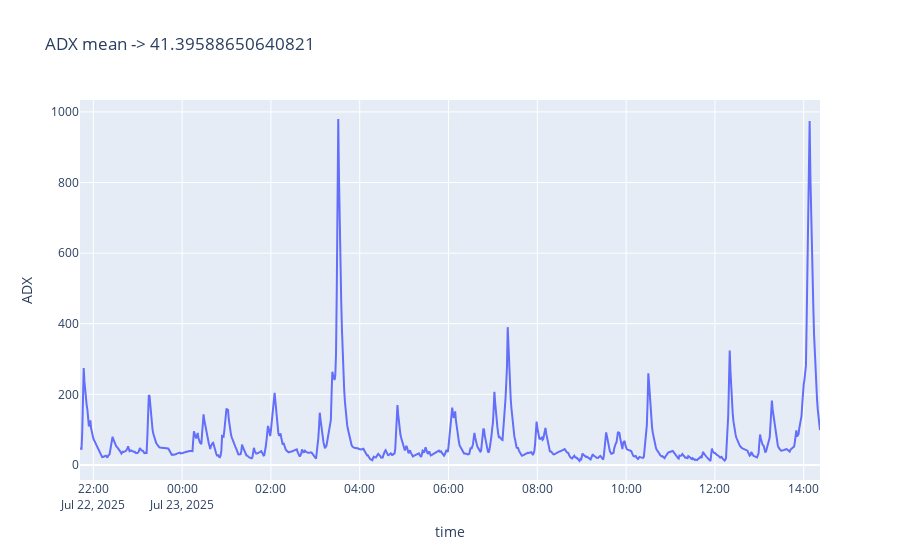

The code cell stored with this chart in its notebook:
### Code cell
plot_Onto(df,adx)

### Figure 1 — Plotly figure (JSON) as saved in the notebook; plotly's stock layout.template omitted (floating-point values rounded to 4 significant figures; data arrays with more than 128 entries replaced by an {"elided": "..."} marker saying what was removed)
{"data": [{"hovertemplate": "time=%{x}<br>ADX=%{y}<extra></extra>", "legendgroup": "", "line": {"color": "#636efa", "dash": "solid"}, "marker": {"symbol": "circle"}, "mode": "lines", "name": "", "orientation": "v", "showlegend": false, "type": "scatter", "x": {"elided": "1000 str values"}, "xaxis": "x", "y": {"elided": "1000 float values"}, "yaxis": "y"}], "layout": {"legend": {"tracegroupgap": 0}, "title": {"text": "ADX mean -> 41.39588650640821"}, "xaxis": {"anchor": "y", "domain": [0, 1], "title": {"text": "time"}}, "yaxis": {"anchor": "x", "domain": [0, 1], "title": {"text": "ADX"}}}}
